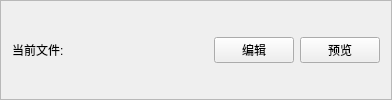
                <widget class="QFrame" name="frmPageNoteRightBanner">
                 <property name="frameShape">
                  <enum>QFrame::Shape::StyledPanel</enum>
                 </property>
                 <property name="frameShadow">
                  <enum>QFrame::Shadow::Raised</enum>
                 </property>
                 <layout class="QHBoxLayout" name="horizontalLayout_4" stretch="2,4,1,1">
                  <item>
                   <widget class="QLabel" name="lblNoteFilename">
                    <property name="text">
                     <string>当前文件:</string>
                    </property>
                   </widget>
                  </item>
                  <item>
                   <spacer name="spcHPageNoteRightBanner">
                    <property name="orientation">
                     <enum>Qt::Orientation::Horizontal</enum>
                    </property>
                    <property name="sizeHint" stdset="0">
                     <size>
                      <width>144</width>
                      <height>20</height>
                     </size>
                    </property>
                   </spacer>
                  </item>
                  <item>
                   <widget class="QPushButton" name="btnNoteEdit">
                    <property name="text">
                     <string>编辑</string>
                    </property>
                   </widget>
                  </item>
                  <item>
                   <widget class="QPushButton" name="btnNotePreview">
                    <property name="text">
                     <string>预览</string>
                    </property>
                   </widget>
                  </item>
                 </layout>
                </widget>
